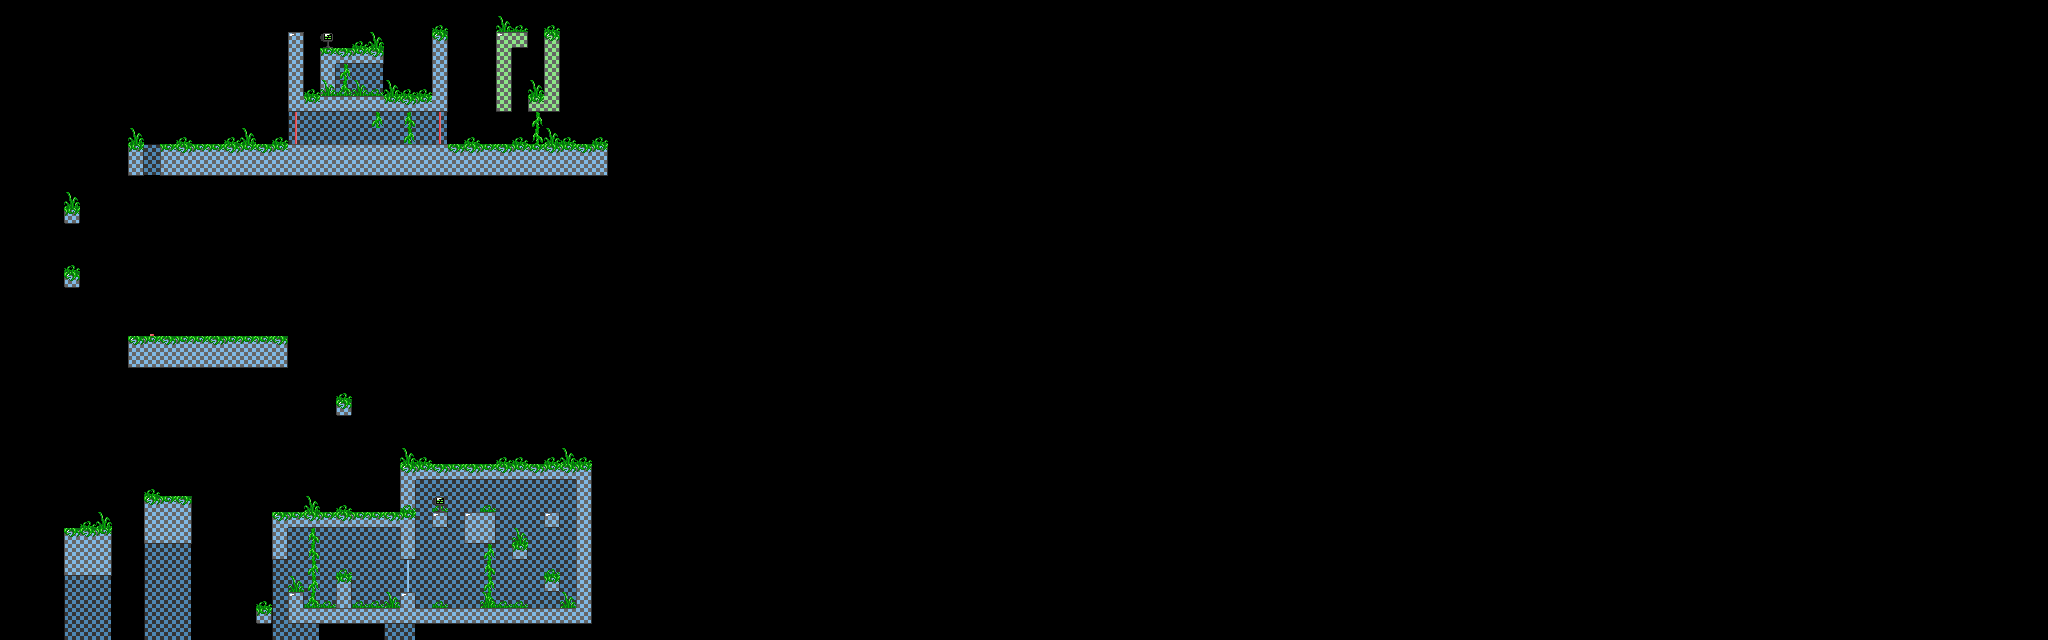

The image is a tile-based game level rendered from a .tmx file. Its description and source (layers, tilesets, objects; grid data summarised) follow:
An orthogonal 128x40 tile map with 16x16 px tiles, 9 tile layers (BG_NORMAL, BG_SOLID, FG_VEGETATION2, FG_VEGETATION1, ...) and 2 objects (BOX, PLAYER).

<map version="1.0" orientation="orthogonal" renderorder="right-down" width="128" height="40" tilewidth="16" tileheight="16" nextobjectid="15">
 <tileset firstgid="1" name="tilesheet_0" tilewidth="16" tileheight="16" tilecount="256" columns="16">
  <image source="./data/tilesets/tileset_0.png" trans="000000" width="256" height="256" />
  <tile id="100">
   <properties>
    <property name="type" value="GATE" />
   </properties>
  </tile>
  <tile id="101">
   <properties>
    <property name="type" value="GATE" />
   </properties>
  </tile>
  <tile id="102">
   <properties>
    <property name="type" value="GATE" />
   </properties>
  </tile>
  <tile id="103">
   <properties>
    <property name="type" value="GATE" />
   </properties>
  </tile>
  <tile id="104">
   <properties>
    <property name="type" value="COMPUTER" />
   </properties>
  </tile>
  <tile id="105">
   <properties>
    <property name="type" value="COMPUTER" />
   </properties>
  </tile>
  <tile id="116">
   <properties>
    <property name="type" value="GATE" />
   </properties>
  </tile>
  <tile id="117">
   <properties>
    <property name="type" value="GATE" />
   </properties>
  </tile>
  <tile id="118">
   <properties>
    <property name="type" value="GATE" />
   </properties>
  </tile>
  <tile id="119">
   <properties>
    <property name="type" value="GATE" />
   </properties>
  </tile>
  <tile id="120">
   <properties>
    <property name="type" value="GATE" />
   </properties>
  </tile>
  <tile id="121">
   <properties>
    <property name="type" value="GATE" />
   </properties>
  </tile>
  <tile id="122">
   <properties>
    <property name="type" value="BUTTON" />
   </properties>
  </tile>
  <tile id="132">
   <properties>
    <property name="target" value="BLUE" />
    <property name="type" value="BUTTON" />
   </properties>
  </tile>
  <tile id="133">
   <properties>
    <property name="target" value="GREEN" />
    <property name="type" value="BUTTON" />
   </properties>
  </tile>
  <tile id="134">
   <properties>
    <property name="target" value="YELLOW" />
    <property name="type" value="BUTTON" />
   </properties>
  </tile>
  <tile id="135">
   <properties>
    <property name="target" value="PURPLE" />
    <property name="type" value="BUTTON" />
   </properties>
  </tile>
 </tileset>
 <layer name="BG_NORMAL" width="128" height="40">
  <properties>
   <property name="type" value="NORMAL" />
  </properties>
  <data>[5120 cells, 188 non-empty, 5 distinct tile ids]</data>
 </layer>
 <layer name="BG_SOLID" width="128" height="40">
  <properties>
   <property name="type" value="SOLID" />
  </properties>
  <data>[5120 cells, 202 non-empty, 22 distinct tile ids]</data>
 </layer>
 <layer name="FG_VEGETATION2" width="128" height="40">
  <properties>
   <property name="type" value="NORMAL" />
  </properties>
  <data>[5120 cells, 16 non-empty, 2 distinct tile ids]</data>
 </layer>
 <layer name="FG_VEGETATION1" width="128" height="40">
  <properties>
   <property name="type" value="NORMAL" />
  </properties>
  <data>[5120 cells, 132 non-empty, 4 distinct tile ids]</data>
 </layer>
 <layer name="FG_TECHNOLOGY" width="128" height="40">
  <properties>
   <property name="type" value="NORMAL" />
  </properties>
  <data>[5120 cells, 2 non-empty, 1 distinct tile ids]</data>
 </layer>
 <layer name="FG_GATES_ID_10" width="128" height="40">
  <properties>
   <property name="id" value="10" />
  </properties>
  <data>[5120 cells, 2 non-empty, 1 distinct tile ids]</data>
 </layer>
 <layer name="FG_GATES_ID_0" width="128" height="40">
  <properties>
   <property name="id" value="0" />
  </properties>
  <data>[5120 cells, 4 non-empty, 1 distinct tile ids]</data>
 </layer>
 <layer name="FG_TRIGGERS_ID_10" width="128" height="40">
  <properties>
   <property name="id" value="10" />
   <property name="type" value="TRIGGER" />
  </properties>
  <data>[5120 cells, 0 non-empty, 0 distinct tile ids]</data>
 </layer>
 <layer name="FG_TRIGGERS_ID_0" width="128" height="40">
  <properties>
   <property name="id" value="0" />
   <property name="type" value="TRIGGER" />
  </properties>
  <data>[5120 cells, 1 non-empty, 1 distinct tile ids]</data>
 </layer>
 <objectgroup color="#00ff00" name="ENTITIES">
  <object id="6" name="red_box" type="BOX" x="256" y="128" width="16" height="16">
   <properties>
    <property name="id" value="0" />
    <property name="type" value="SOLID" />
   </properties>
  </object>
  <object id="3" name="player" type="PLAYER" x="80" y="512" width="16" height="16" />
 </objectgroup>
</map>